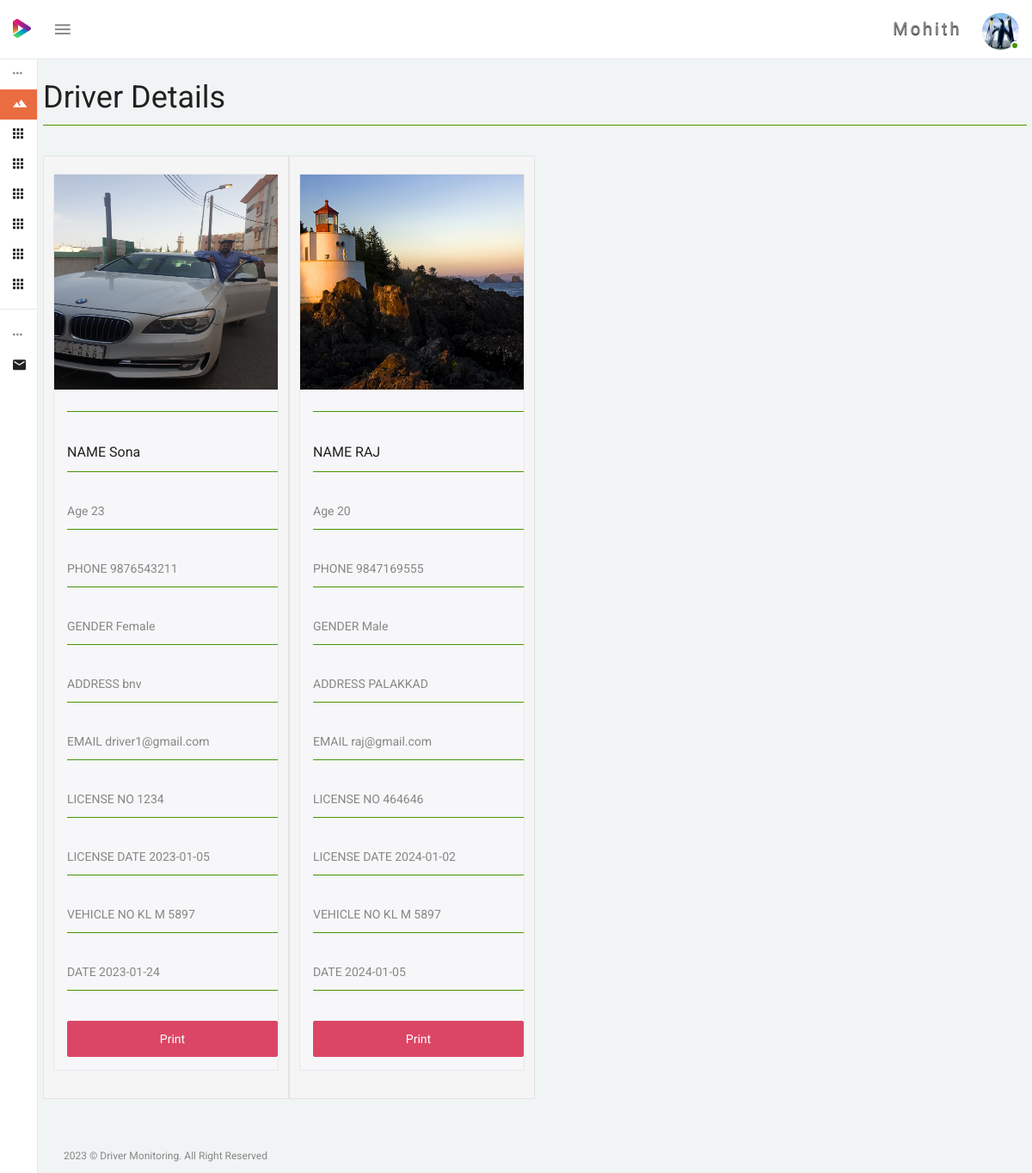
The app's page /rto/driver_search_view.php (signed in), older data.
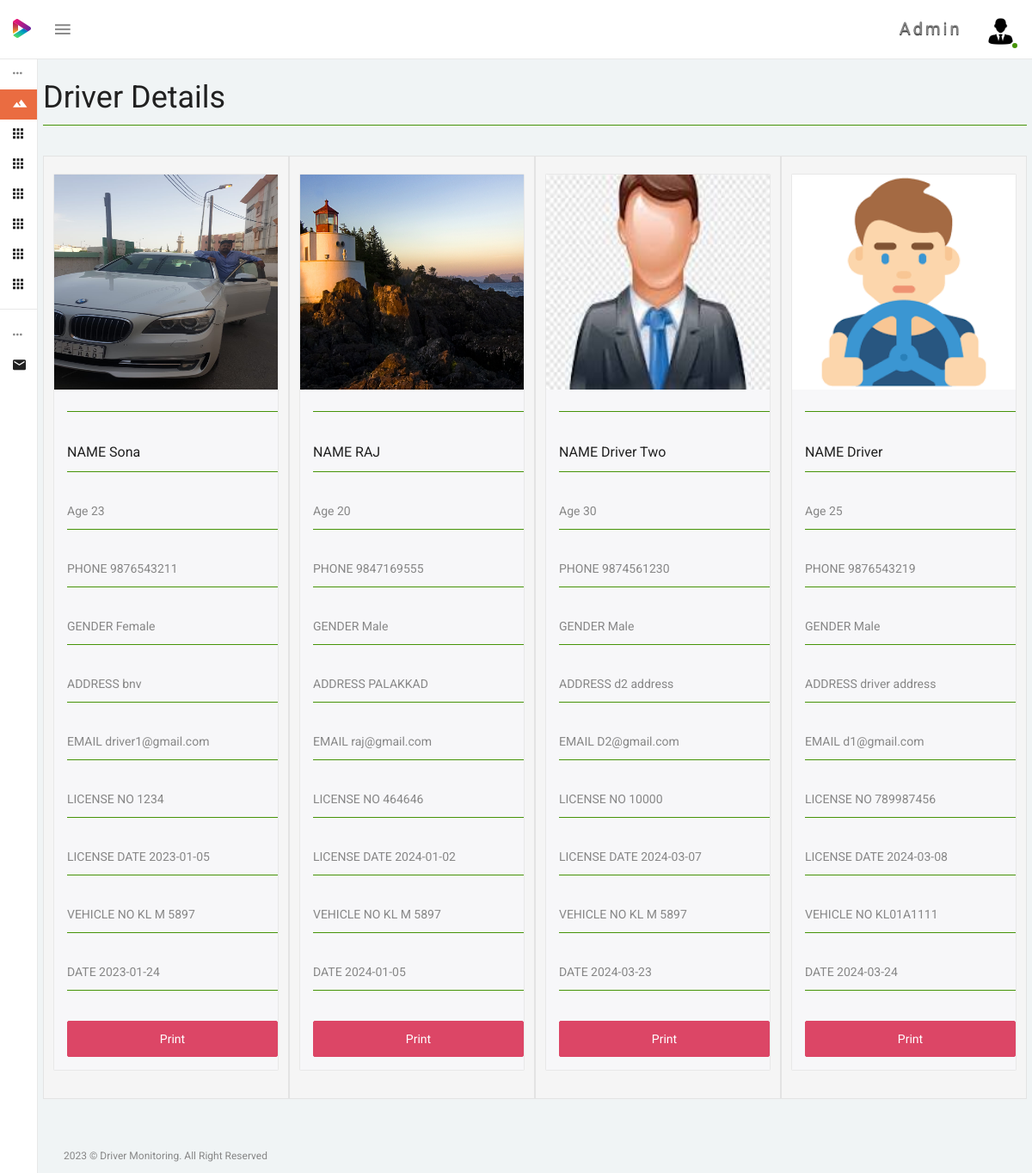
The same page, newer data.
### tables this page shows
CREATE TABLE `users` (
  `user_id` bigint(21) NOT NULL,
  `Log_Id` varchar(255) DEFAULT NULL,
  `name` varchar(255) DEFAULT NULL,
  `cntno` varchar(200) DEFAULT NULL,
  `email` text DEFAULT NULL,
  `password` text DEFAULT NULL,
  `photo` text DEFAULT NULL,
  `addrs` text NOT NULL,
  `age` varchar(200) NOT NULL,
  `sex` varchar(200) NOT NULL,
  `date` date NOT NULL,
  `user_type` varchar(200) NOT NULL,
  `OLog_Id` varchar(200) NOT NULL,
  `lno` varchar(200) NOT NULL,
  `ldate` date NOT NULL,
  `vno` varchar(200) NOT NULL,
  `ulocation` varchar(200) NOT NULL
);

### rto/driver_search_view.php (the view, shortened to what this page needs)
<?php
	include('../db_connect/db.php');
	$cntno=$_POST["cntno"];
?>
<!DOCTYPE html>
<html lang="en">
<head>
	<?php include("include\css.php");?>
</head>
<body>
    <div class="wrapper theme-1-active pimary-color-red">
			<?php include("include\menu.php");?>
			<?php include("include\leftmenu.php");?>
		<div class="page-wrapper">
            <div class="container-fluid pt-25">
				<div class="row">
				<h2>Driver Details</h2>
					<hr>
       			<?php
                        $result = $db->prepare("select * from users where user_type='Driver'  and cntno like'%".$cntno."%'");
                        $result->execute();
                        for($i=0; $rows = $result->fetch(); $i++)
                        {
						?>
                    <div class="col-lg-3 col-md-4 col-sm-12 col-xs-12 well">
						<div class="panel panel-default card-view pa-0">
							<div class="panel-wrapper collapse in">
								<div class="panel-body pa-0">
									<article class="col-item">
										<div class="photo">
											<a href="javascript:void(0);"> <img src="../photos/<?php echo $rows['photo'] ?>" class="img-responsive" style="width:400px; height:250px;" /> </a>
										</div>
										<div class="info">
                                        	<hr>
											<h6>NAME <?php echo $rows['name'];?></h6>
                                            <hr>
											<div class="product-rating inline-block">
												Age <?php echo $rows['age'];?>
											</div>
                                           	<hr>
											<div class="product-rating inline-block">
												PHONE <?php echo $rows['cntno'];?>
											</div>
											<hr>
                                            <div class="product-rating inline-block">
												GENDER <?php echo $rows['sex'];?>
											</div>
											<hr>
											<div class="product-rating inline-block">
												ADDRESS <?php echo $rows['addrs'];?>
											</div>
											<hr>
											<div class="product-rating inline-block">
												EMAIL <?php echo $rows['email'];?>
											</div>
                                            <hr>
											<div class="product-rating inline-block">
												LICENSE NO <?php echo $rows['lno'];?>
											</div>
											<hr>
                                            <div class="product-rating inline-block">
												LICENSE DATE <?php echo $rows['ldate'];?>
											</div>
											<hr>
                                            <div class="product-rating inline-block">
												VEHICLE NO <?php echo $rows['vno'];?>
											</div>
											<hr>
                                            <div class="product-rating inline-block">
												DATE <?php echo $rows['date'];?>
											</div>
											<hr>
                                            <input type="submit" class="btn btn-block btn-info" value="Print" onclick="window.print();">
										</div>
									</article>
								</div>
							</div>
						</div>
					</div>
						<?php }?>
				</div>
			</div>
			<footer class="footer container-fluid pl-30 pr-30">
				<div class="row">
					<div class="col-sm-12">
						<p>2023 &copy; Driver Monitoring. All Right Reserved</p>
					</div>
				</div>
			</footer>
		</div>
    </div>
</body>
</html>

### rto/include/css.php
   <link href="vendors/bower_components/morris.js/morris.css" rel="stylesheet" type="text/css"/>
<link href="vendors/bower_components/datatables/media/css/jquery.dataTables.min.css" rel="stylesheet" type="text/css"/>
<link href="vendors/bower_components/jquery-toast-plugin/dist/jquery.toast.min.css" rel="stylesheet" type="text/css">
<link href="dist/css/style.css" rel="stylesheet" type="text/css">

### rto/include/menu.php (shortened to what this page needs)
<?php
	$puser_id=$_SESSION['SESS_ADMIN_ID'];
	$qry_user = $db->prepare("SELECT * FROM users WHERE Log_Id = '$puser_id'");
	$qry_user->execute();
	$rows_user = $qry_user->fetch();
	$fname = $rows_user['name'];
	$photo = $rows_user['photo'];
	?>
<nav class="navbar navbar-inverse navbar-fixed-top">
    <div class="mobile-only-brand pull-left">
        <div class="nav-header pull-left">
            <div class="logo-wrap">
                <a href="index.php">
                    <img class="brand-img" src="dist/img/logo.png" alt="brand"/>
                </a>
            </div>
        </div>
        <a id="toggle_nav_btn" class="toggle-left-nav-btn inline-block ml-20 pull-left" href="javascript:void(0);"><i class="zmdi zmdi-menu"></i></a>
    </div>
    <div id="mobile_only_nav" class="mobile-only-nav pull-right">
      <ul class="nav navbar-right top-nav pull-right">
            <li class="dropdown auth-drp">
                <a href="#" class="dropdown-toggle pr-0" data-toggle="dropdown">
                <spam style="padding-right:20px; font-size:20px; text-shadow:0px 1px 1px black; letter-spacing:3px;"><?php echo $fname;?></spam> <img src="../photos/<?php echo $photo;?>" alt="user_auth" class="user-auth-img img-circle"/>
                <span class="user-online-status"></span></a>
            </li>
      </ul>
    </div>
</nav>

### rto/include/leftmenu.php (shortened to what this page needs)
<div class="fixed-sidebar-left">
			<ul class="nav navbar-nav side-nav nicescroll-bar">
				<li class="navigation-header">
					<i class="zmdi zmdi-more"></i>
				</li>
				<li>
					<a class="active" href="javascript:void(0);" data-toggle="collapse" data-target="#dashboard_dr">
                    <div class="pull-left">
                    <i class="zmdi zmdi-landscape mr-20"></i><span class="right-nav-text">Profile</span></div>
                    </a>
				</li>
                <li>
					<a href="javascript:void(0);" data-toggle="collapse" data-target="#police">
                        <div class="pull-left"><i class="zmdi zmdi-apps mr-20"></i><span class="right-nav-text">Police Station </span></div>
                    </a>
				</li>
                <li>
					<a href="javascript:void(0);" data-toggle="collapse" data-target="#hospital">
                        <div class="pull-left"><i class="zmdi zmdi-apps mr-20"></i><span class="right-nav-text">Hospital </span></div>
                    </a>
				</li>
                <li>
					<a href="javascript:void(0);" data-toggle="collapse" data-target="#owner">
                        <div class="pull-left"><i class="zmdi zmdi-apps mr-20"></i><span class="right-nav-text">Owner </span></div>
                    </a>
				</li>
				<li>
					<a href="javascript:void(0);" data-toggle="collapse" data-target="#vehicle">
                        <div class="pull-left"><i class="zmdi zmdi-apps mr-20"></i><span class="right-nav-text">Vehcile </span></div>
                    </a>
				</li>
                <li>
					<a href="javascript:void(0);" data-toggle="collapse" data-target="#driver">
                        <div class="pull-left"><i class="zmdi zmdi-apps mr-20"></i><span class="right-nav-text">Driver </span></div>
                    </a>
				</li>
                <li>
					<a href="javascript:void(0);" data-toggle="collapse" data-target="#alert">
                        <div class="pull-left"><i class="zmdi zmdi-apps mr-20"></i><span class="right-nav-text">Alert </span></div>
                    </a>
				</li>
				<li><hr class="light-grey-hr mb-10"/></li>
				<li class="navigation-header">
					<i class="zmdi zmdi-more"></i>
				</li>
                <li>
					<a href="javascript:void(0);" data-toggle="collapse" data-target="#message">
                 <div class="pull-left"><i class="zmdi zmdi-email mr-20"></i><span class="right-nav-text">message</span></div>
                    </a>
				</li>
			</ul>
		</div>

Row changes from the older to the newer data that the page shows:
changed users: name "Mohith" → "Admin"; photo: a different picture
added users: photo (picture), name "Driver Two", age "30", cntno "9874561230", sex "Male", addrs "d2 address", email "D2@gmail.com", lno "10000", ldate "2024-03-07", vno "KL M 5897", date "2024-03-23"
added users: photo (picture), name "Driver", age "25", cntno "9876543219", sex "Male", addrs "driver address", email "d1@gmail.com", lno "789987456", ldate "2024-03-08", vno "KL01A1111", date "2024-03-24"
